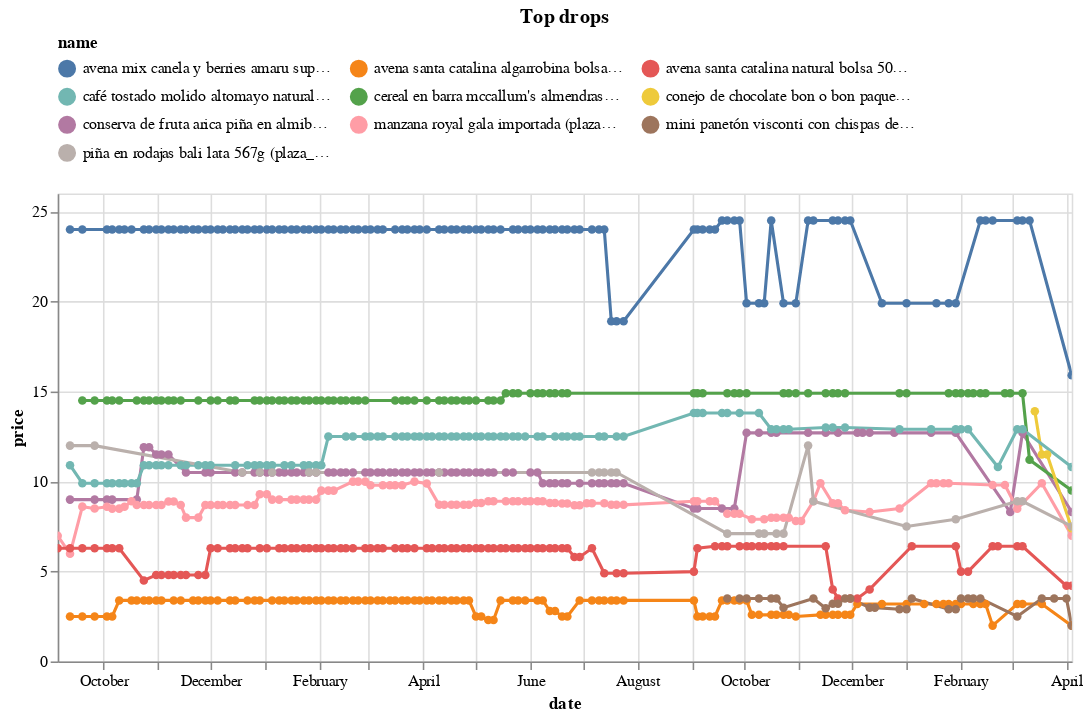

Notebook code cell kept with this figure:
### Code cell
(top_changes
 .sort_values('change')
 .head(10)
 .pipe(plot_changes, 'Top drops')
)

### Figure 1 — Vega-Lite specification as saved in the notebook (floating-point values rounded to 4 significant figures; data arrays with more than 128 entries replaced by an {"elided": "..."} marker saying what was removed)
{"config": {"view": {"continuousWidth": 300, "continuousHeight": 300}, "legend": {"columns": 3, "orient": "top"}}, "data": {"name": "data-45eac78d90676b60001c411b23ecb65a"}, "mark": {"type": "line", "point": true}, "encoding": {"color": {"field": "name", "scale": {"domain": ["avena mix canela y berries amaru superfood doypack 400g (plaza_vea)", "avena santa catalina algarrobina bolsa 150g (plaza_vea)", "avena santa catalina natural bolsa 500g (plaza_vea)", "café tostado molido altomayo natural doypack 200g (plaza_vea)", "cereal en barra mccallum's almendras caja 6un (plaza_vea)", "conejo de chocolate bon o bon paquete 50g (plaza_vea)", "conserva de fruta arica piña en almibar lata 565gr (plaza_vea)", "manzana royal gala importada (plaza_vea)", "mini panetón visconti con chispas de chocolate caja 100g (plaza_vea)", "piña en rodajas bali lata 567g (plaza_vea)"]}, "type": "nominal"}, "tooltip": [{"field": "name", "type": "nominal"}, {"field": "price", "type": "quantitative"}, {"field": "last_price", "type": "quantitative"}], "x": {"field": "date", "type": "temporal"}, "y": {"field": "price", "type": "quantitative"}}, "params": [{"name": "param_3", "select": {"type": "point", "fields": ["name"]}, "bind": "legend"}, {"name": "param_4", "select": {"type": "interval", "encodings": ["x", "y"]}, "bind": "scales"}], "title": "Top drops", "transform": [{"filter": {"param": "param_3"}}], "width": 650, "$schema": "https://vega.github.io/schema/vega-lite/v5.17.0.json", "datasets": {"data-45eac78d90676b60001c411b23ecb65a": {"elided": "778 records"}}}
